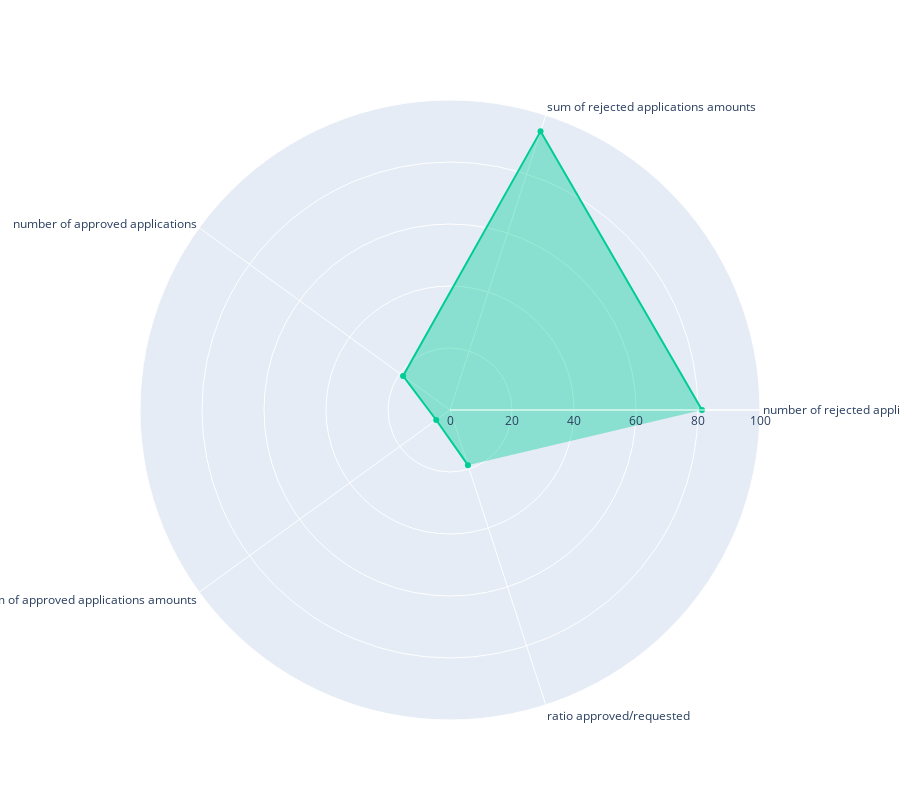

Source (notebook cell):
### Markdown cell above
### 3.4 Visualize Multiple Business KPIs

We use a radar (named too as Kiviat diagram or spyder) to represent the relative performances of the decision set.

### Code cell
fig = go.Figure()

#radar dimension normalization 
radar_max_value = 100

values = np.array([[datasink.query(select_rejected_decision).shape[0], 
                    datasink.query(select_rejected_decision)[get_decision_amount].sum(), 
                    datasink.query(select_approved_decision).shape[0], 
                    datasink.query(select_approved_decision)[get_decision_amount].sum(), 
                    datasink.query(select_approved_decision).shape[0]/(datasink.query(select_approved_decision).shape[0]+datasink.query(select_rejected_decision).shape[0])
                   ],
                   [
                    datasink.shape[0],
                    datasink[get_decision_amount].sum(),
                    datasink.shape[0],
                    datasink[get_decision_amount].sum(),
                    1
                   ]
                  ])
normed_values = (values*radar_max_value) / values.max(axis=0)

def radar_normalization(values, max_value):
    normalized_values = []
    for value in values:
        normalized_values.append((value*max_value)/max(values))
    return normalized_values

fig.add_trace(go.Scatterpolar(
      r=normed_values[0],
      theta=radar_chart_labels,
      marker_color='rgb(0,204,150)',
      fillcolor='rgba(0,204,150,0.4)',
      fill='toself',
      name='V1',
))

fig.update_layout(
  height=800,
  polar=dict(
    #bgcolor= 'rgb(239, 239, 232)',
    radialaxis=dict(
      visible=True,
      range=[0, radar_max_value],
      #linecolor='red',
      #gridcolor='red',
      #axiscolor='red',
      #tickcolor='red',
    )),
  #showlegend=False
)

fig.show()

### Figure 1 — Plotly figure (JSON) as saved in the notebook; plotly's stock layout.template omitted (floating-point values rounded to 4 significant figures)
{"data": [{"fill": "toself", "fillcolor": "rgba(0,204,150,0.4)", "marker": {"color": "rgb(0,204,150)"}, "name": "V1", "r": [81.28, 94.51, 18.72, 5.494, 18.72], "theta": ["number of rejected applications", "sum of rejected applications amounts", "number of approved applications", "sum of approved applications amounts", "ratio approved/requested"], "type": "scatterpolar"}], "layout": {"height": 800, "polar": {"radialaxis": {"range": [0, 100], "visible": true}}}}
